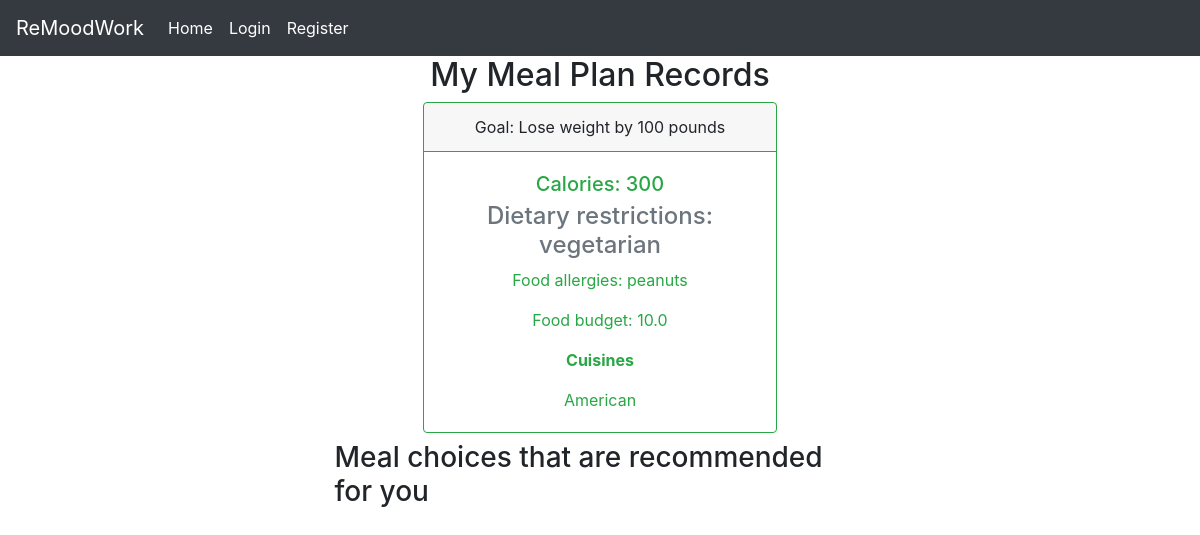
Page /employee/22/mealplan/ on the earlier database version.
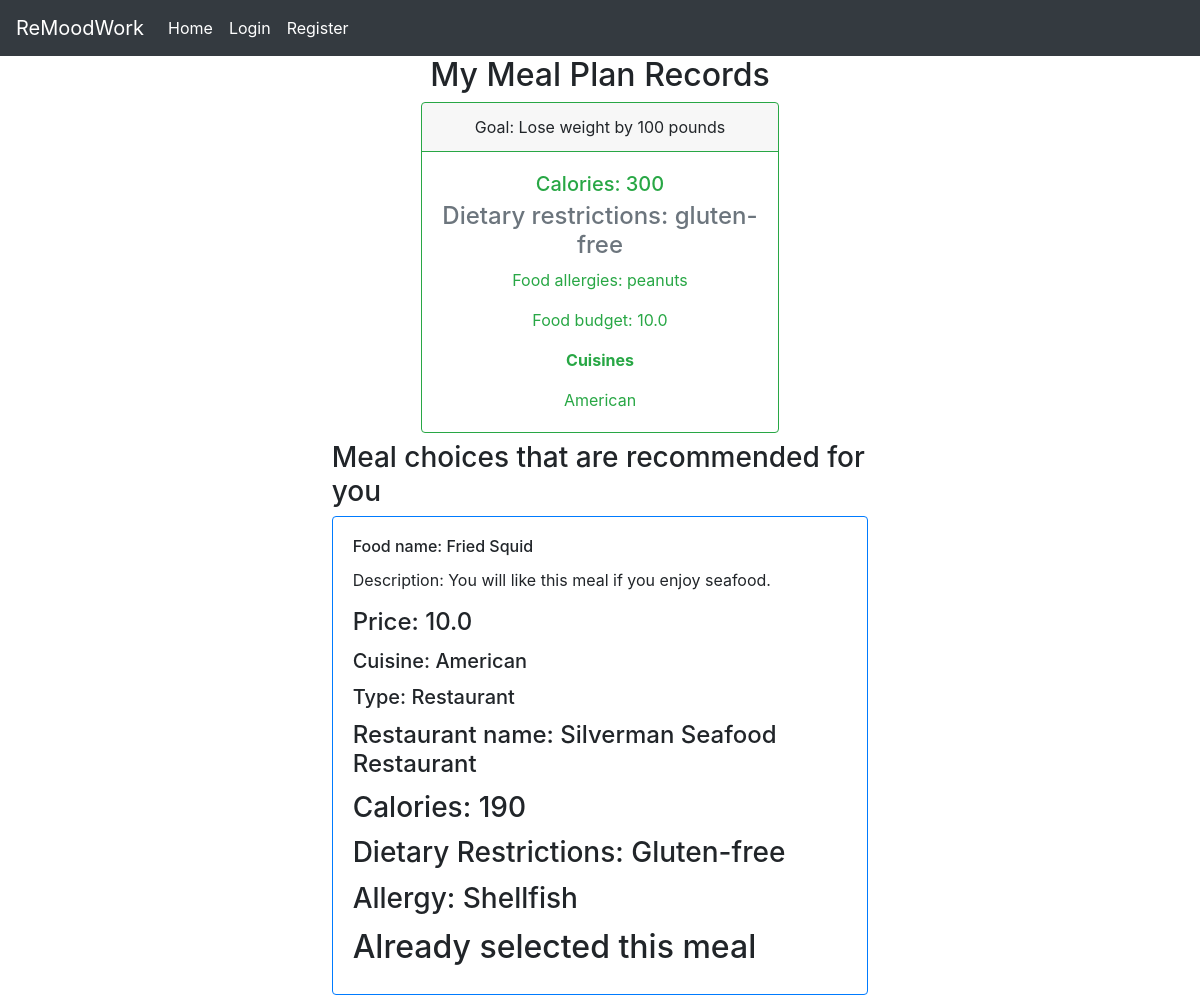
Same page on the later database version.
### workrecords/models.py (models this page shows, shortened)
class MealPlan(models.Model):
    calories = models.PositiveIntegerField()
    dietary_restrictions = models.CharField(max_length=100)
    goal = models.CharField(max_length=100, blank=True)
    allergy = models.CharField(max_length=100)
    budget = models.FloatField()
    cuisine = models.CharField(max_length=100)
    employee = models.OneToOneField(Employee, on_delete=models.CASCADE)

class FoodItem(models.Model):
    CUISINE_CHOICES = [
        ('italian', 'Italian'),
        ('american', 'American'),
        ('mexican', 'Mexican'),
        ('asian', 'Asian'),
    ]
    DIETARY_RESTRICTION_CHOICES = [
        ('gluten-free', 'Gluten-free'),
        ('vegetarian', 'Vegetarian')
    ]
    ALLERGY_CHOICES = [
        ('wheat', 'Wheat'),
        ('peanuts', 'Peanuts'),
        ('shellfish', 'Shellfish'),
        ('beef', 'Beef'),
        ('soy', 'Soy')
    ]
    TYPE_CHOICES = [
        ('restaurant', 'Restaurant'),
        ('recipe', 'Recipe'),
    ]
    food_name = models.CharField(max_length=100)
    description = models.TextField(blank=True, null=True)
    price = models.FloatField(null=True, blank=True)
    cuisine_type = models.CharField(max_length=30, choices=CUISINE_CHOICES)
    food_item_type = models.CharField(max_length=30, choices=TYPE_CHOICES)
    recipe_url = models.URLField(blank=True, null=True)
    restaurant_name = models.CharField(max_length=100, blank=True, null=True)
    calories = models.PositiveIntegerField()
    dietary_restrictions = models.CharField(max_length=100, choices=DIETARY_RESTRICTION_CHOICES)
    allergy = models.CharField(max_length=100, choices=ALLERGY_CHOICES)
    employer = models.ForeignKey(Employer, on_delete=models.SET_NULL, null=True, blank=True)

### workrecords/views.py (the view)
# urls.py: path('employee/<int:pk>/mealplan/', views.meal_plan_view, name='remoodwork-meal-plan'),
def meal_plan_view(request, pk):
    if pk:
        user = User.objects.get(pk=pk)
        employee = Employee.objects.get(user=user)
        meal_plan_record = MealPlan.objects.filter(employee=employee).first()
        food_item_result = filter_food_item(meal_plan_record, user.company_name)
        employee_order_exists = Order.objects.filter(employee=employee)
        if employee_order_exists.exists():
            order = Order.objects.get(employee=employee)
            order = order.food_items.all()
        else:
            order = Order.objects.filter(employee=employee).prefetch_related('food_items')
    context = {
        'user_id': pk,
        'meal_plan_record': meal_plan_record,
        'food_item_lists': food_item_result,
        'order_food': order
    }
    return render(request=request, template_name='workrecords/meal_plan_main_page.html', context=context)

### workrecords/templates/workrecords/meal_plan_main_page.html (shortened to what this page needs)
{% extends 'workrecords/base.html' %}
{% block content %}
<body>
{% if meal_plan_record %}
<div style="display: flex; justify-content: center;">
    <div style="display: flex; flex-direction: column; align-items: center;">
    <div style="width: 60%; text-align: center;">
            <h2>My Meal Plan Records</h2>
            <div class="card border-success mb-2" style="max-width: 30rem;">
                <div class="card-header border-success">Goal: {{ meal_plan_record.goal }}</div>
                <div class="card-body text-success">
                    <h5 class="card-title">Calories: {{ meal_plan_record.calories }}</h5>
                    <h4 class="card-subtitle mb-2 text-muted">
                        Dietary restrictions: {{ meal_plan_record.dietary_restrictions }}</h4>
                    <p class="card-text">Food allergies: {{ meal_plan_record.allergy }}</p>
                    <p class="card-text">Food budget: {{ meal_plan_record.budget }}</p>
                    <p class="card-text"><strong>Cuisines</strong></p>
                    <p class="card-text">{{ meal_plan_record.cuisine }}</p>
                </div>
            </div>
    </div>
    <div style="width: 90%;">
        <h3>
            Meal choices that are recommended for you
        </h3>
        {% for food_item in food_item_lists %}
        <div class="card border-primary mb-1">
                <div class="card-body">
                    <h6 class="card-title">
                        Food name: {{ food_item.food_name }}</h6>
                    <p class="card-text">
                        Description: {{ food_item.description }}</p>
                    {% if food_item.price %}
                        <h4 class="card-title">
                            Price: {{ food_item.price }}</h4>
                    {% endif %}
                    <h5 class="card-title">
                        Cuisine: {{ food_item.get_cuisine_type_display }}</h5>
                    <h5 class="card-title">
                        Type: {{ food_item.get_food_item_type_display }}</h5>
                    {% if food_item.recipe_url %}
                        <h4 class="card-title">
                            Recipe Link: {{ food_item.recipe_url }}</h4>
                    {% elif food_item.restaurant_name %}
                        <h4 class="card-title">
                            Restaurant name: {{ food_item.restaurant_name }}</h4>
                    {% endif %}
                    <h3 class="card-title">Calories: {{ food_item.calories }}</h3>
                    <h3 class="card-title">
                        Dietary Restrictions: {{ food_item.get_dietary_restrictions_display }}
                    </h3>
                    <h3 class="card-title">
                        Allergy: {{ food_item.get_allergy_display }}
                    </h3>
                {% if food_item not in order_food %}
                <button class="btn btn-primary">
                    <a href="{% url 'remoodwork-order-meal' request.user.pk food_item.pk %}"  style="color: white; text-decoration: none;">Select</a>
                </button>
                {% else %}
                    <h2> Already selected this meal </h2>
                {% endif %}
                </div>
            </div>
        {% endfor %}
    </div>
    </div>
</div>
{% endif %}
{% endblock content %}

Differences in the rows shown:
changed MealPlan "Lose weight by 100 pounds": dietary_restrictions "vegetarian" → "gluten-free"
now on this page (row unchanged): FoodItem: food_name "Fried Squid", description "You will like this meal if you enjoy seafood.", price "10.0", cuisine_type "American", food_item_type "Restaurant", restaurant_name "Silverman Seafood Restaurant", calories "190", dietary_restrictions "Gluten-free", allergy "Shellfish", shows "Already selected this meal"
